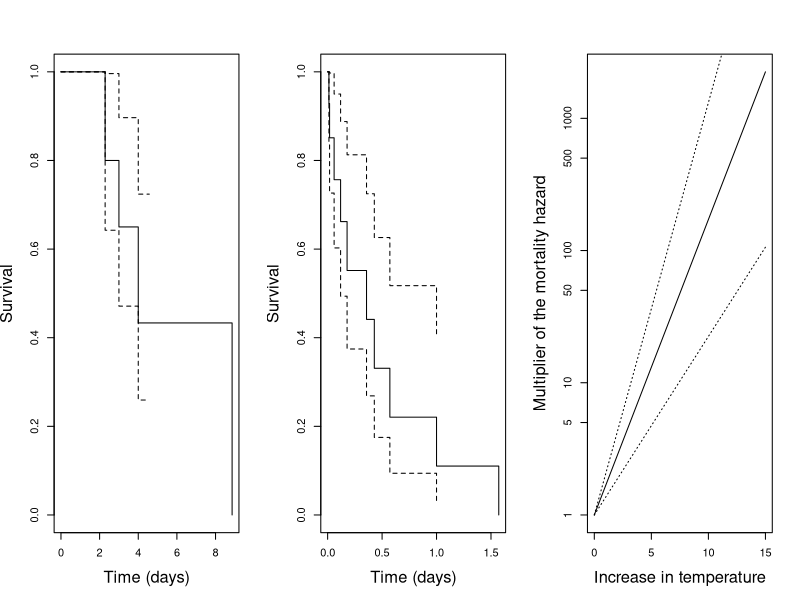

This chart was generated by the following R code:
## analysis of temperature effects on Oocysts - Dubey at al. 1998, Dubey et al. 1970 ##############

##Values extracted from Meerburg & Kijlstra 2009 Parasitology Research, p19, citing Dubey et al. work 
#temp <- c(-10,4,35,40)
#days.survived <- c(106,54*4*7,32,9) #this is 'days survived 'at least'' 
#par(mfrow=c(1,1),bty="l")
#plot(temp,1/(days.survived/7), xlab="Temperature",ylab="Hazard rate per week", pch=19)
#fit <- smooth.spline(I(1/(days.survived/7))~temp,df=3)
#points(predict(fit,-10:40), type="l",col=2,lwd=2) ## notice goes below 0, will need to constrain
### These numbers are just made up based on the lower bounds, so update, and get detailed info as below. 


## Full data from Dubey et al. 1998; different temperatures and experimented with actually infecting mice; 
## Data is in Table 1; assuming that 35 is the first two rows, etc
temperature <- c(rep(35,8), 
		rep(40,5*4),rep(45,9*2),
		rep(50,4*2),  			## weirdness in table, assumes numbers sequential
		rep(55,4*2))
duration <- c(32,32,32,32,62,62,62,62,		#duration in days
		rep(c(2,9,16,21,28),each=4),
		rep(c(1,2,3,6)/24,each=2),rep(c(1,3,4,7,11),each=2),
		rep(c(0.5,1,2,3)/24,each=2),
		rep(c(10,20,30,60)/24,each=2))

#here outcome framed in terms of ooccysts dying (so zero means 'censored', and 1 means 'dead', or failed infection)	
outcome <- 1-c(1,1,1,1,0,0,0,0,
			rep(1,4),rep(1,4),rep(0,4),c(1,0,0,0),rep(0,4),
			rep(1,8),1,1,rep(0,8),
			1,1,1,1,0,0,0,0,
			rep(0,8))



#  Convert duration into weeks, for congruence with the rest of the model (note that this doesn't actually change anything since PH)
duration <- duration/7

# Fit a proportional hazards model
require(survival)
fit1 <- coxph(Surv(duration,outcome)~temperature)

#require(survminer)
#test.ph <- cox.zph(fit1)
#ggcoxzph(test.ph)
#ggcoxfunctional(Surv(duration,outcome) ~ temperature + log(temperature) + sqrt(temperature), data=data.frame(duration=duration,outcome=outcome,temperature=temperature))
### Looks like the lowest temperature sharp decline

# Plot with the confidence intervals. 

par(mfrow=c(1,3))
plot(Surv(duration[temperature<45],outcome[temperature<45]), xlab="Time (days)", ylab="Survival", cex.lab=1.5)
plot(Surv(duration[temperature>40],outcome[temperature>40]), xlab="Time (days)", ylab="Survival", cex.lab=1.5)

plot(0:15,exp(fit1$coeff*(0:15)), type="l", xlab="Increase in temperature", ylab="Multiplier of the mortality hazard",log="y", cex.lab=1.5)
points(0:15,exp((fit1$coeff+1.96*summary(fit1)$coeff[3])*(0:15)), type="l",lty=3)
points(0:15,exp((fit1$coeff-1.96*summary(fit1)$coeff[3])*(0:15)), type="l",lty=3)



